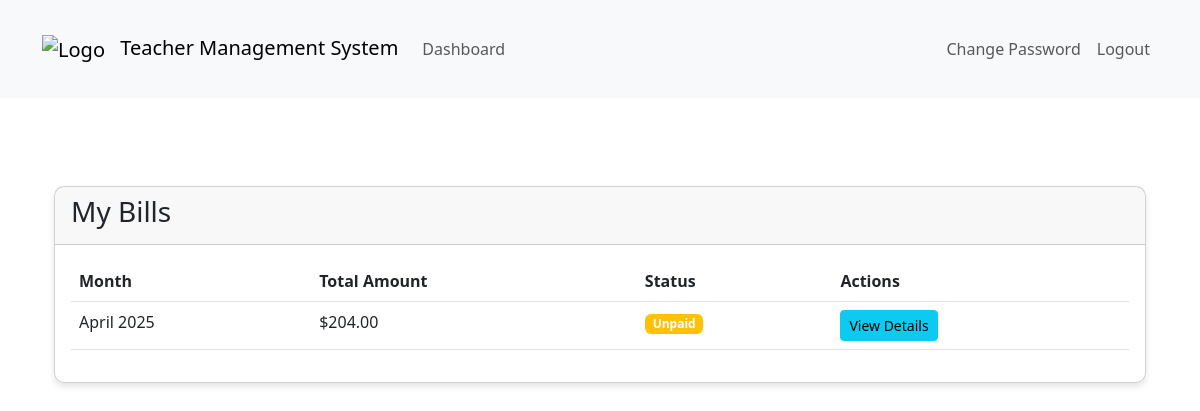
Page /dashboard/student/6/bills/ (signed in) on the earlier database version.
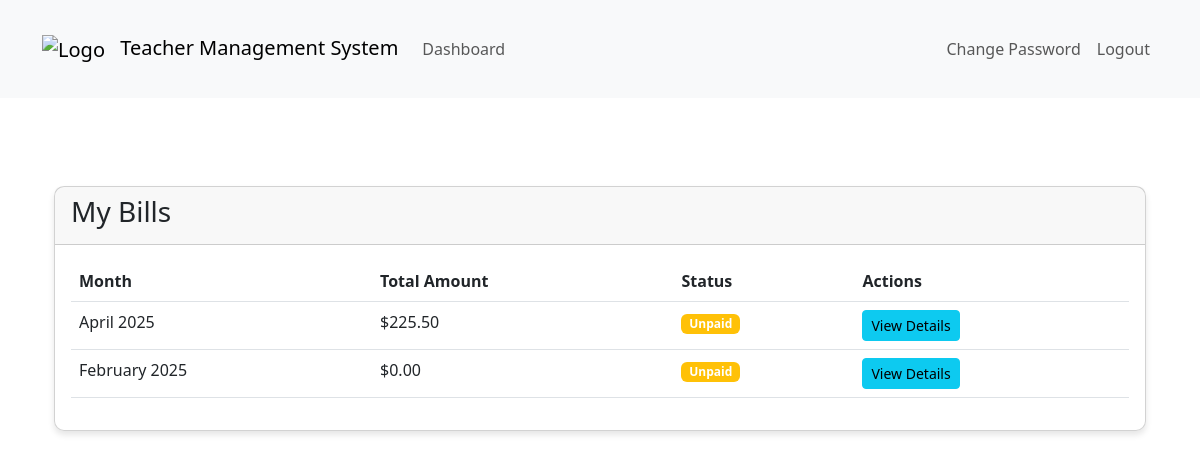
Same page on the later database version.
### teachers_app/billing_models.py (models this page shows, shortened)
class Bill(models.Model):
    student = models.ForeignKey(Student, on_delete=models.CASCADE, related_name='bills')
    month = models.DateField(help_text="Billing month (first day of month)")
    total_amount = models.DecimalField(max_digits=10, decimal_places=2)
    is_paid = models.BooleanField(default=False)
    payment_date = models.DateTimeField(null=True, blank=True)
    created_at = models.DateTimeField(auto_now_add=True)
    updated_at = models.DateTimeField(auto_now=True)
    class Meta:
        unique_together = ('student', 'month')
        ordering = ['-month']

### teachers_app/billing_views.py (the view)
# urls.py: path('student/<int:student_id>/bills/', billing_views.student_bills, name='student_bills'),
@login_required
def student_bills(request, student_id):
    student = get_object_or_404(Student, pk=student_id)
    bills = Bill.objects.filter(student=student).order_by('-month')
    return render(request, 'student/student_bills.html', {
        'student': student,
        'bills': bills
    })

### templates/student/student_bills.html
{% extends 'base.html' %}
{% block content %}
<div class="container mt-4">
    <div class="card">
        <div class="card-header">
            <h3>My Bills</h3>
        </div>
        <div class="card-body">
            <div class="table-responsive">
                <table class="table table-hover">
                    <thead>
                        <tr>
                            <th>Month</th>
                            <th>Total Amount</th>
                            <th>Status</th>
                            <th>Actions</th>
                        </tr>
                    </thead>
                    <tbody>
                        {% for bill in bills %}
                        <tr>
                            <td>{{ bill.month|date:"F Y" }}</td>
                            <td>${{ bill.total_amount }}</td>
                            <td>
                                {% if bill.is_paid %}
                                <span class="badge bg-success">Paid</span>
                                {% else %}
                                <span class="badge bg-warning">Unpaid</span>
                                {% endif %}
                            </td>
                            <td>
                                <a href="{% url 'bill_detail' bill_id=bill.id %}" class="btn btn-sm btn-info">
                                    View Details
                                </a>
                            </td>
                        </tr>
                        {% empty %}
                        <tr>
                            <td colspan="4" class="text-center">No bills found</td>
                        </tr>
                        {% endfor %}
                    </tbody>
                </table>
            </div>
        </div>
    </div>
</div>
{% endblock %}

Differences in the rows shown:
changed Bill "April 2025": total_amount "204.00" → "225.50"
added Bill: month "February 2025", total_amount "0.00", is_paid "Unpaid"
